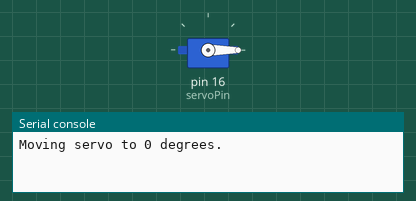
Recording of a program running on a simulated MicroPython board. On the bench: servo, the last lines printed to the serial console. Servo angles are drawn from the pulse width (0.5 ms = 0°, 2.5 ms = 180°).

Above: at 0.05 s.
At 3.25 s:
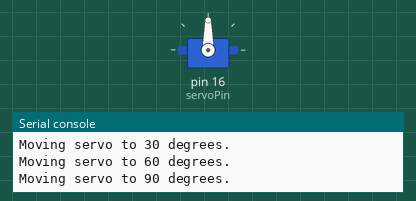
At 6.5 s:
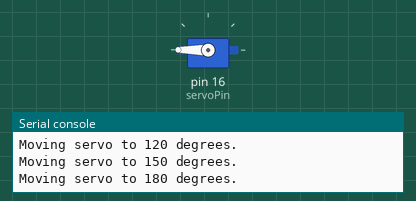
At 13.0 s:
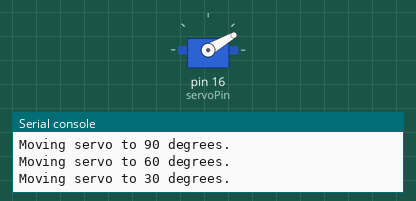
Timing chart, 0 to 18.2 s (numbered marks = the images above):
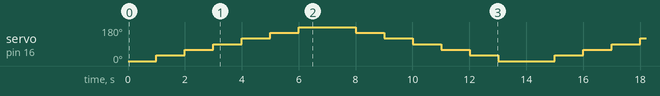

The program:

servos_control.py
```python
from servos import Servos
from machine import Pin
import time

servoPin = 16
myServo = Servos(servoPin)

def test_servo():
    try:
        while True:
            for angle in range(0, 181, 30):
                print(f"Moving servo to {angle} degrees.")
                myServo.pos(angle)
                time.sleep(1)

            for angle in range(180, -1, -30):
                print(f"Moving servo to {angle} degrees.")
                myServo.pos(angle)
                time.sleep(1)
    except KeyboardInterrupt:
        myServo.pos(0)
        print("Program Terminated")

test_servo()
```

servos.py
```python
class Servos:
    def __init__(self, pin):
        import machine
        self.servoPin = pin
        self.obj = machine.PWM(machine.Pin(self.servoPin))
        self.obj.freq(50)

    def pos(self, angle):
        writeVal = 6553/180 * angle + 1638
        self.obj.duty_u16(int(writeVal))
```

Measured:
- by itself, servo on pin 16 (servoPin): repeats every 14.0 s: 60° 1.0 s, 90° 1.0 s, 120° 1.0 s, 150° 1.0 s, 180° 2.0 s, 150° 1.0 s, 120° 1.0 s, 90° 1.0 s, 60° 1.0 s, 30° 1.0 s, 0° 2.0 s, 30° 1.0 s
